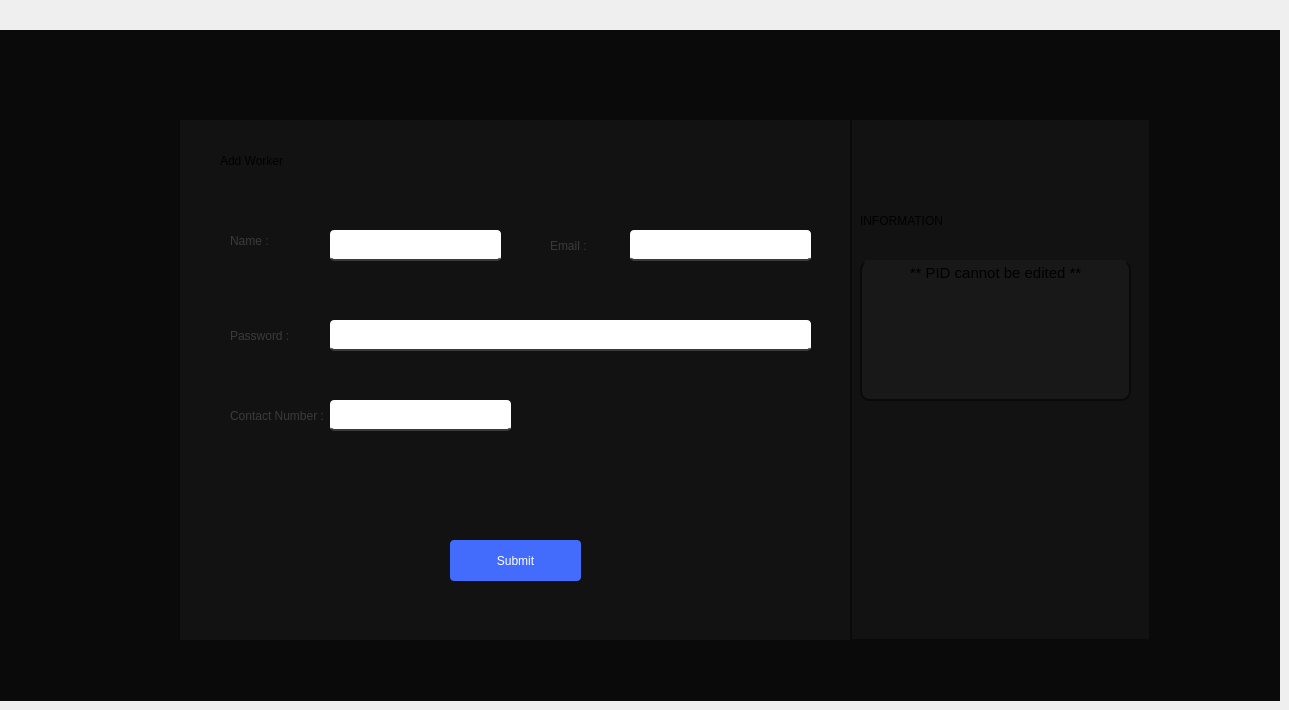
    <widget class="QWidget" name="addworker">
     <widget class="QWidget" name="widget_105" native="true">
      <property name="geometry">
       <rect>
        <x>0</x>
        <y>30</y>
        <width>1280</width>
        <height>671</height>
       </rect>
      </property>
      <property name="styleSheet">
       <string notr="true">max-width:1280px;
max-height:720px;
background:#0a0a0a;</string>
      </property>
      <widget class="QWidget" name="widget_30" native="true">
       <property name="geometry">
        <rect>
         <x>180</x>
         <y>90</y>
         <width>671</width>
         <height>520</height>
        </rect>
       </property>
       <property name="styleSheet">
        <string notr="true">max-width: 900px;
max-height: 520px;
background-color:#121212;</string>
       </property>
       <widget class="QLineEdit" name="lineEdit_6">
        <property name="geometry">
         <rect>
          <x>150</x>
          <y>110</y>
          <width>171</width>
          <height>31</height>
         </rect>
        </property>
        <property name="styleSheet">
         <string notr="true">border:none;
border-bottom: 2px solid #3a3a3a;
background: white;
border-radius:4px;
color:#0a0a0a;</string>
        </property>
        <property name="text">
         <string/>
        </property>
       </widget>
       <widget class="QLabel" name="label_307">
        <property name="geometry">
         <rect>
          <x>40</x>
          <y>10</y>
          <width>181</width>
          <height>61</height>
         </rect>
        </property>
        <property name="styleSheet">
         <string notr="true">font: 16pt &quot;Sans Serif Collection&quot;;
border:none;</string>
        </property>
        <property name="text">
         <string>Add Worker</string>
        </property>
       </widget>
       <widget class="QLabel" name="label_69">
        <property name="geometry">
         <rect>
          <x>50</x>
          <y>110</y>
          <width>71</width>
          <height>21</height>
         </rect>
        </property>
        <property name="styleSheet">
         <string notr="true">color:#3a3a3a;
font: 10pt &quot;Segoe UI&quot;;</string>
        </property>
        <property name="text">
         <string>Name :</string>
        </property>
       </widget>
       <widget class="QLabel" name="label_71">
        <property name="geometry">
         <rect>
          <x>370</x>
          <y>110</y>
          <width>71</width>
          <height>31</height>
         </rect>
        </property>
        <property name="styleSheet">
         <string notr="true">color:#3a3a3a;
font: 10pt &quot;Segoe UI&quot;;</string>
        </property>
        <property name="text">
         <string>Email :</string>
        </property>
       </widget>
       <widget class="QLineEdit" name="lineEdit_7">
        <property name="geometry">
         <rect>
          <x>450</x>
          <y>110</y>
          <width>181</width>
          <height>31</height>
         </rect>
        </property>
        <property name="styleSheet">
         <string notr="true">border:none;
border-bottom: 2px solid #3a3a3a;
background: white;
border-radius:4px;
color:#0a0a0a;</string>
        </property>
        <property name="text">
         <string/>
        </property>
       </widget>
       <widget class="QLabel" name="label_72">
        <property name="geometry">
         <rect>
          <x>50</x>
          <y>200</y>
          <width>81</width>
          <height>31</height>
         </rect>
        </property>
        <property name="styleSheet">
         <string notr="true">color:#3a3a3a;
font: 10pt &quot;Segoe UI&quot;;</string>
        </property>
        <property name="text">
         <string>Password :</string>
        </property>
       </widget>
       <widget class="QLabel" name="label_78">
        <property name="geometry">
         <rect>
          <x>50</x>
          <y>280</y>
          <width>101</width>
          <height>31</height>
         </rect>
        </property>
        <property name="styleSheet">
         <string notr="true">color:#3a3a3a;
font: 10pt &quot;Segoe UI&quot;;</string>
        </property>
        <property name="text">
         <string>Contact Number :</string>
        </property>
       </widget>
       <widget class="QLineEdit" name="lineEdit_10">
        <property name="geometry">
         <rect>
          <x>150</x>
          <y>200</y>
          <width>481</width>
          <height>31</height>
         </rect>
        </property>
        <property name="styleSheet">
         <string notr="true">border:none;
border-bottom: 2px solid #3a3a3a;
background: white;
border-radius:4px;
color:#0a0a0a;</string>
        </property>
        <property name="text">
         <string/>
        </property>
       </widget>
       <widget class="QLineEdit" name="lineEdit_11">
        <property name="geometry">
         <rect>
          <x>150</x>
          <y>280</y>
          <width>181</width>
          <height>31</height>
         </rect>
        </property>
        <property name="styleSheet">
         <string notr="true">border:none;
border-bottom: 2px solid #3a3a3a;
background: white;
border-radius:4px;
color:#0a0a0a;</string>
        </property>
        <property name="text">
         <string/>
        </property>
       </widget>
       <widget class="QPushButton" name="pushButton_98">
        <property name="geometry">
         <rect>
          <x>270</x>
          <y>420</y>
          <width>131</width>
          <height>41</height>
         </rect>
        </property>
        <property name="styleSheet">
         <string notr="true">background:#436cfd;
font: 500 10pt &quot;Microsoft Sans Serif&quot;;
color:white;
border-radius: 4px;
</string>
        </property>
        <property name="text">
         <string>Submit</string>
        </property>
       </widget>
      </widget>
      <widget class="QWidget" name="widget_109" native="true">
       <property name="geometry">
        <rect>
         <x>850</x>
         <y>90</y>
         <width>301</width>
         <height>521</height>
        </rect>
       </property>
       <property name="styleSheet">
        <string notr="true">background:#121212;
border: 2px solid #0a0a0a;
border-top:none;</string>
       </property>
       <widget class="QWidget" name="widget_110" native="true">
        <property name="geometry">
         <rect>
          <x>10</x>
          <y>140</y>
          <width>271</width>
          <height>141</height>
         </rect>
        </property>
        <property name="styleSheet">
         <string notr="true">border-radius: 10px;
background:#181818;</string>
        </property>
        <widget class="QTextEdit" name="textEdit_3">
         <property name="geometry">
          <rect>
           <x>0</x>
           <y>0</y>
           <width>271</width>
           <height>141</height>
          </rect>
         </property>
         <property name="styleSheet">
          <string notr="true">font: 12pt &quot;Microsoft Sans Serif&quot;;</string>
         </property>
         <property name="html">
          <string>&lt;!DOCTYPE HTML PUBLIC &quot;-//W3C//DTD HTML 4.0//EN&quot; &quot;http://www.w3.org/TR/REC-html40/strict.dtd&quot;&gt;
&lt;html&gt;&lt;head&gt;&lt;meta name=&quot;qrichtext&quot; content=&quot;1&quot; /&gt;&lt;meta charset=&quot;utf-8&quot; /&gt;&lt;style type=&quot;text/css&quot;&gt;
p, li { white-space: pre-wrap; }
hr { height: 1px; border-width: 0; }
li.unchecked::marker { content: &quot;\2610&quot;; }
li.checked::marker { content: &quot;\2612&quot;; }
&lt;/style&gt;&lt;/head&gt;&lt;body style=&quot; font-family:'Microsoft Sans Serif'; font-size:12pt; font-weight:400; font-style:normal;&quot;&gt;
&lt;p align=&quot;center&quot; style=&quot; margin-top:0px; margin-bottom:0px; margin-left:0px; margin-right:0px; -qt-block-indent:0; text-indent:0px;&quot;&gt;&lt;span style=&quot; font-family:'Segoe UI'; font-size:11pt;&quot;&gt;** PID cannot be edited **&lt;/span&gt;&lt;/p&gt;
&lt;p align=&quot;center&quot; style=&quot;-qt-paragraph-type:empty; margin-top:0px; margin-bottom:0px; margin-left:0px; margin-right:0px; -qt-block-indent:0; text-indent:0px; font-family:'Segoe UI'; font-size:11pt;&quot;&gt;&lt;br /&gt;&lt;/p&gt;
&lt;p align=&quot;center&quot; style=&quot;-qt-paragraph-type:empty; margin-top:0px; margin-bottom:0px; margin-left:0px; margin-right:0px; -qt-block-indent:0; text-indent:0px; font-family:'Segoe UI'; font-size:11pt;&quot;&gt;&lt;br /&gt;&lt;/p&gt;&lt;/body&gt;&lt;/html&gt;</string>
         </property>
        </widget>
       </widget>
       <widget class="QWidget" name="widget_111" native="true">
        <property name="geometry">
         <rect>
          <x>980</x>
          <y>0</y>
          <width>301</width>
          <height>720</height>
         </rect>
        </property>
        <property name="styleSheet">
         <string notr="true">background:#0a0a0a;
border: 2px solid #121212;
border-top:none;</string>
        </property>
        <widget class="QLabel" name="label_310">
         <property name="geometry">
          <rect>
           <x>20</x>
           <y>20</y>
           <width>111</width>
           <height>61</height>
          </rect>
         </property>
         <property name="styleSheet">
          <string notr="true">font: 16pt &quot;Sans Serif Collection&quot;;
border:none;</string>
         </property>
         <property name="text">
          <string>Overview</string>
         </property>
        </widget>
        <widget class="QWidget" name="widget_112" native="true">
         <property name="geometry">
          <rect>
           <x>20</x>
           <y>80</y>
           <width>271</width>
           <height>141</height>
          </rect>
         </property>
         <property name="styleSheet">
          <string notr="true">border-radius: 10px;
background:#181818;</string>
         </property>
         <widget class="QLabel" name="label_320">
          <property name="geometry">
           <rect>
            <x>30</x>
            <y>20</y>
            <width>71</width>
            <height>21</height>
           </rect>
          </property>
          <property name="styleSheet">
           <string notr="true">color:#494949;
</string>
          </property>
          <property name="text">
           <string>Total Sales:</string>
          </property>
         </widget>
         <widget class="QLabel" name="label_325">
          <property name="geometry">
           <rect>
            <x>30</x>
            <y>60</y>
            <width>71</width>
            <height>21</height>
           </rect>
          </property>
          <property name="styleSheet">
           <string notr="true">color:#494949;
</string>
          </property>
          <property name="text">
           <string>Total Profit:</string>
          </property>
         </widget>
         <widget class="QLabel" name="label_326">
          <property name="geometry">
           <rect>
            <x>30</x>
            <y>100</y>
            <width>91</width>
            <height>21</height>
           </rect>
          </property>
          <property name="styleSheet">
           <string notr="true">color:#494949;
</string>
          </property>
          <property name="text">
           <string>Remaining Stock:</string>
          </property>
         </widget>
         <widget class="QLabel" name="label_327">
          <property name="geometry">
           <rect>
            <x>170</x>
            <y>20</y>
            <width>91</width>
            <height>16</height>
           </rect>
          </property>
          <property name="styleSheet">
           <string notr="true">border:none;
color:#adadad;</string>
          </property>
          <property name="text">
           <string>4000</string>
          </property>
         </widget>
         <widget class="QLabel" name="label_328">
          <property name="geometry">
           <rect>
            <x>170</x>
            <y>60</y>
            <width>91</width>
            <height>16</height>
           </rect>
          </property>
          <property name="styleSheet">
           <string notr="true">border:none;
color:#adadad;</string>
          </property>
          <property name="text">
           <string>23%</string>
          </property>
         </widget>
         <widget class="QLabel" name="label_329">
          <property name="geometry">
           <rect>
            <x>170</x>
            <y>100</y>
            <width>91</width>
            <height>16</height>
           </rect>
          </property>
          <property name="styleSheet">
           <string notr="true">border:none;
color:#adadad;</string>
          </property>
          <property name="text">
           <string>3978</string>
          </property>
         </widget>
        </widget>
        <widget class="QLabel" name="label_330">
         <property name="geometry">
          <rect>
           <x>30</x>
           <y>240</y>
           <width>141</width>
           <height>61</height>
          </rect>
         </property>
         <property name="styleSheet">
          <string notr="true">font: 16pt &quot;Sans Serif Collection&quot;;
border:none;</string>
         </property>
         <property name="text">
          <string>Weekly Report</string>
         </property>
        </widget>
        <widget class="QTableWidget" name="tableWidget_24">
         <property name="geometry">
          <rect>
           <x>20</x>
           <y>310</y>
           <width>271</width>
           <height>231</height>
          </rect>
         </property>
         <property name="styleSheet">
          <string notr="true">QTableWidget, QTableView {
    border: 1px solid #121212;
    border-radius: 5px;
    gridline-color: #ddd;
    background-color: #adadad;
    font-size: 10px;
    font-family: Arial, sans-serif;
    color: #333;
    selection-background-color: #0078D7;
    selection-color: white;
}

QHeaderView::section {
    background-color:#0a0a0a;
    color: white;
    padding: 4px;
    border: 1px solid #121212;
    font-size: 10px;
    font-weight: bold;
    text-align: center;
}

QTableWidget::item, QTableView::item {
    padding: 2px;
    border-bottom: 1px solid #ddd;
    text-align: center;
}

QTableWidget::item:selected, QTableView::item:selected {
    background-color: #0078D7;
    color: white;
}

QTableCornerButton::section {
    background-color: #adadad;
    border: 1px solid #adadad;
	border-top-left-radius: 8px;
  
}
</string>
         </property>
         <row/>
         <row/>
         <row/>
         <row/>
         <column>
          <property name="text">
           <string>Total Sales</string>
          </property>
         </column>
         <column>
          <property name="text">
           <string>Total Profit</string>
          </property>
         </column>
         <column>
          <property name="text">
           <string>Remaining Debtors</string>
          </property>
         </column>
         <column>
          <property name="text">
           <string>Remaining Stock</string>
          </property>
         </column>
         <item row="0" column="0">
          <property name="text">
           <string>2123</string>
          </property>
         </item>
        </widget>
       </widget>
       <widget class="QLabel" name="label_331">
        <property name="geometry">
         <rect>
          <x>10</x>
          <y>70</y>
          <width>181</width>
          <height>61</height>
         </rect>
        </property>
        <property name="styleSheet">
         <string notr="true">font: 16pt &quot;Sans Serif Collection&quot;;
border:none;</string>
        </property>
        <property name="text">
         <string>INFORMATION</string>
        </property>
       </widget>
       <widget class="QPushButton" name="pushButton_20">
        <property name="geometry">
         <rect>
          <x>250</x>
          <y>20</y>
          <width>21</width>
          <height>20</height>
         </rect>
        </property>
        <property name="styleSheet">
         <string notr="true">border:none;</string>
        </property>
        <property name="text">
         <string/>
        </property>
       </widget>
       <widget class="QLabel" name="label_80">
        <property name="geometry">
         <rect>
          <x>250</x>
          <y>20</y>
          <width>21</width>
          <height>21</height>
         </rect>
        </property>
        <property name="styleSheet">
         <string notr="true">background-color:transparent;
background-image: url(&quot;:/new/prefix1/images/cancel-01-Stroke-Rounded.png&quot;);
    background-repeat: no-repeat;
    background-position: center;
    background-origin: content;
border:none;</string>
        </property>
        <property name="text">
         <string/>
        </property>
       </widget>
      </widget>
     </widget>
    </widget>
